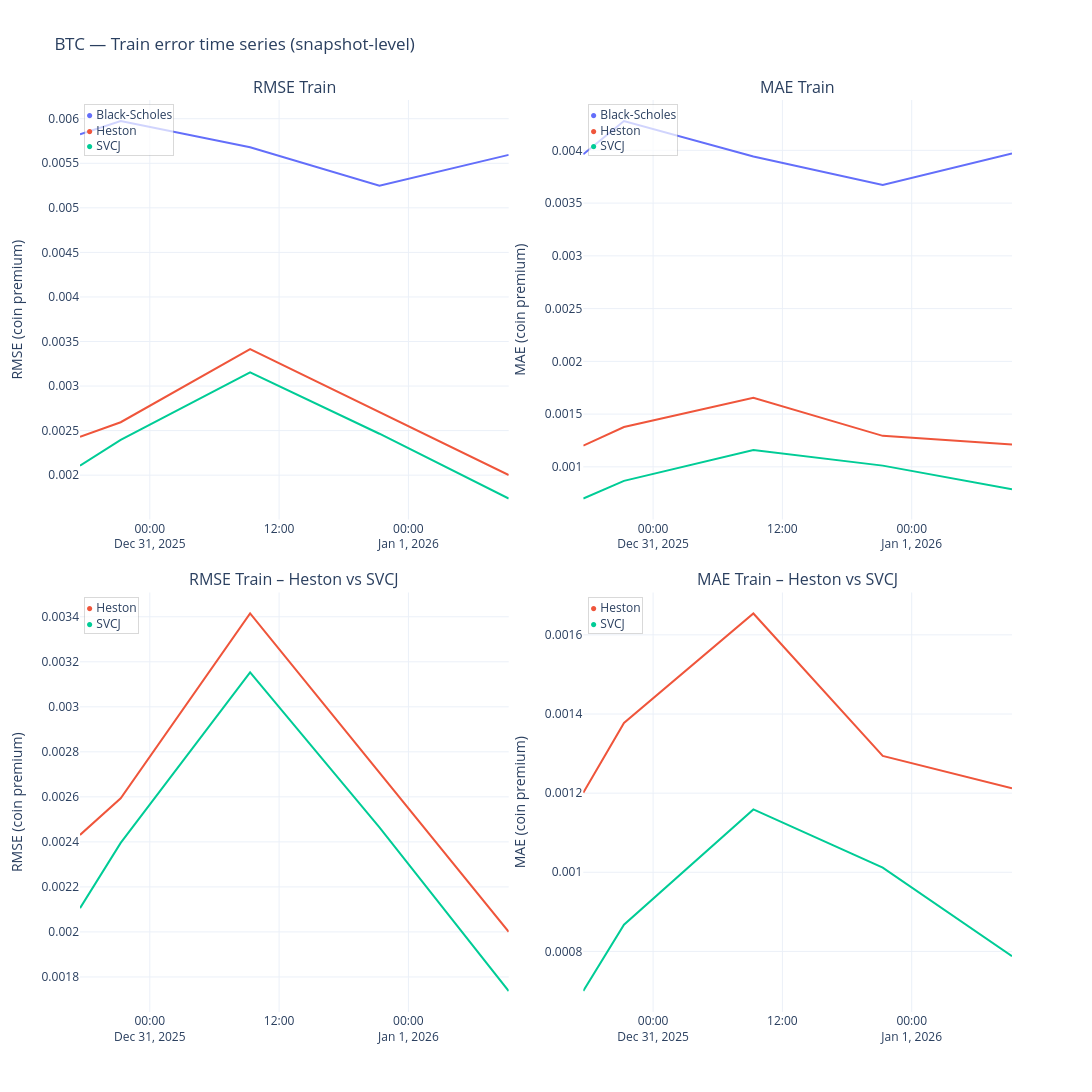
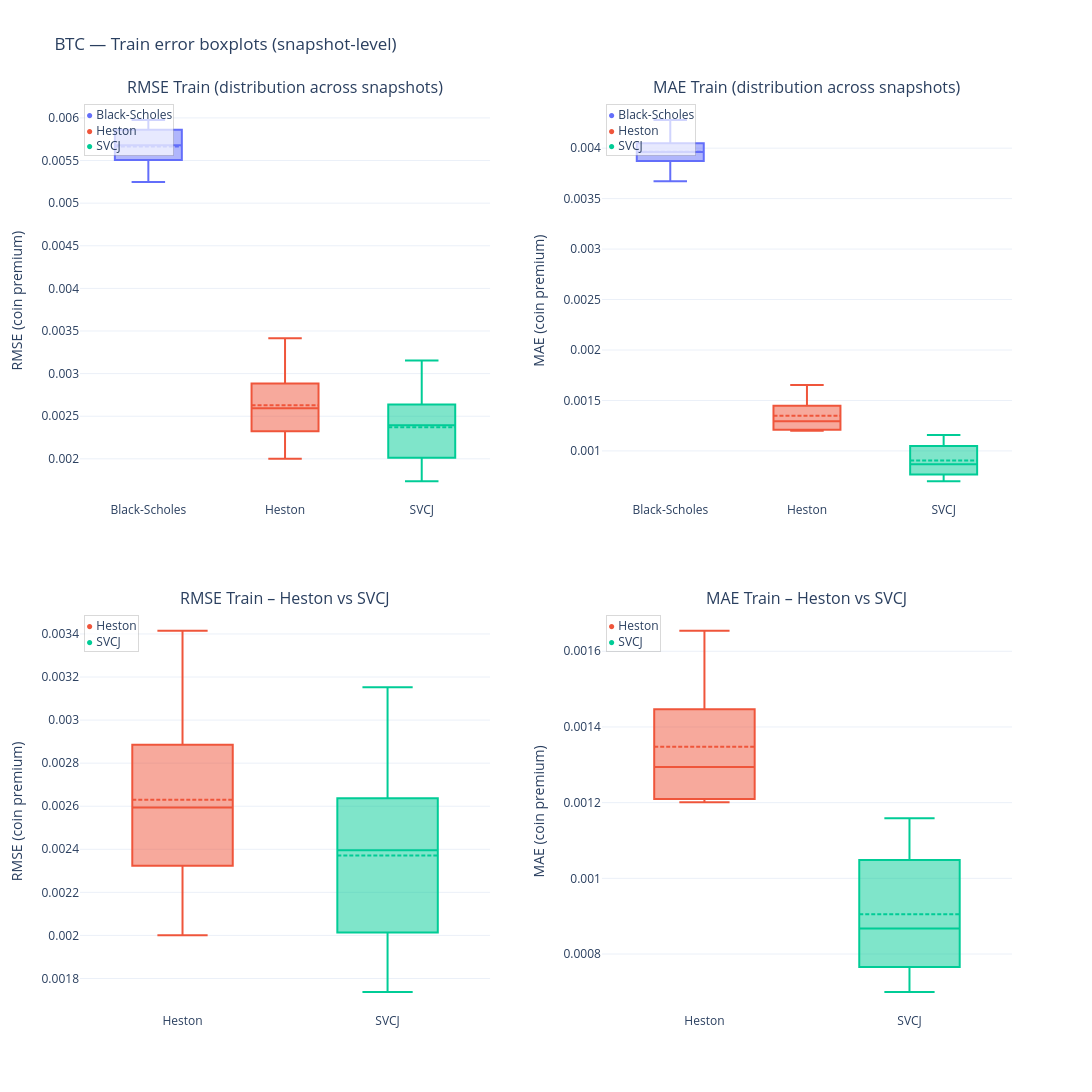
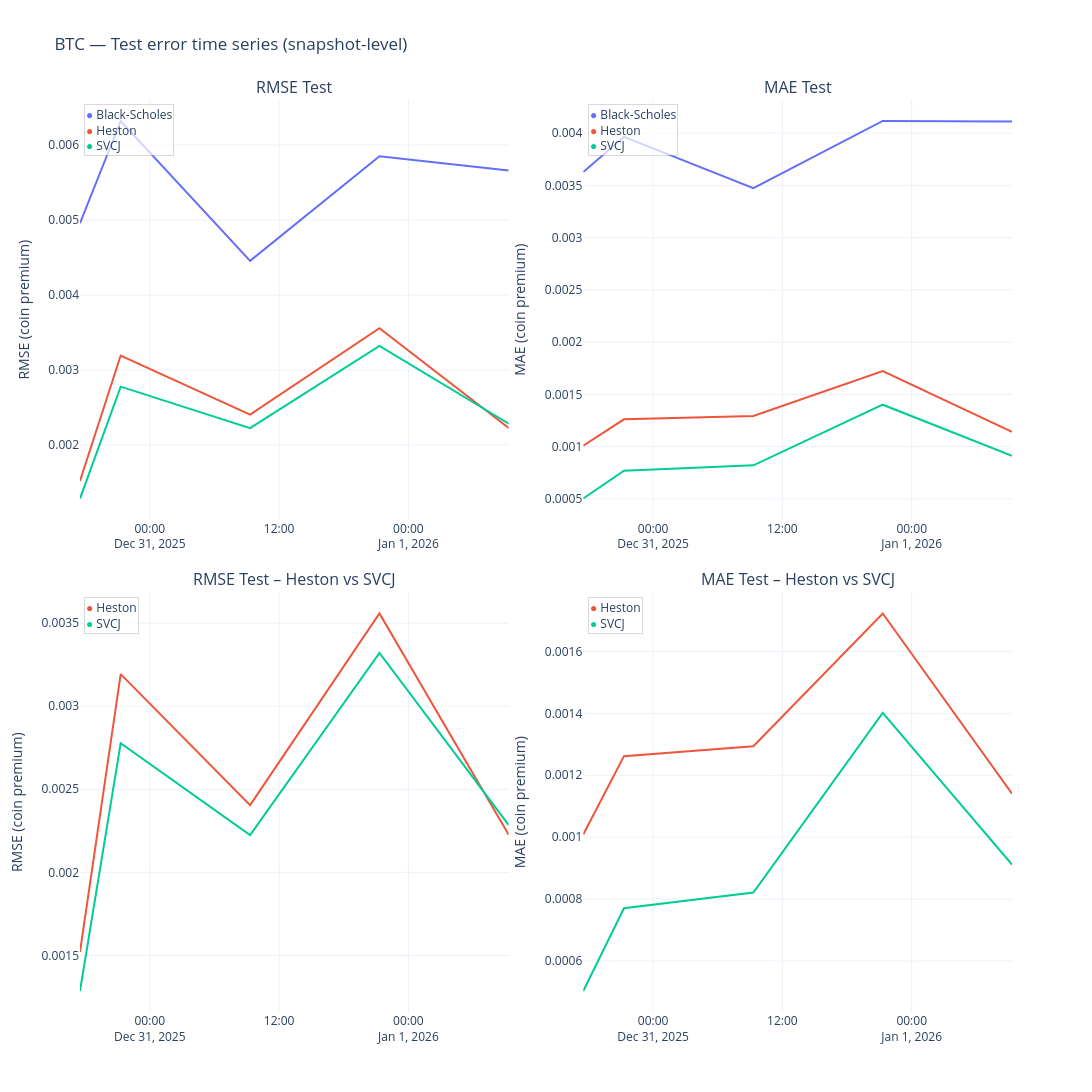
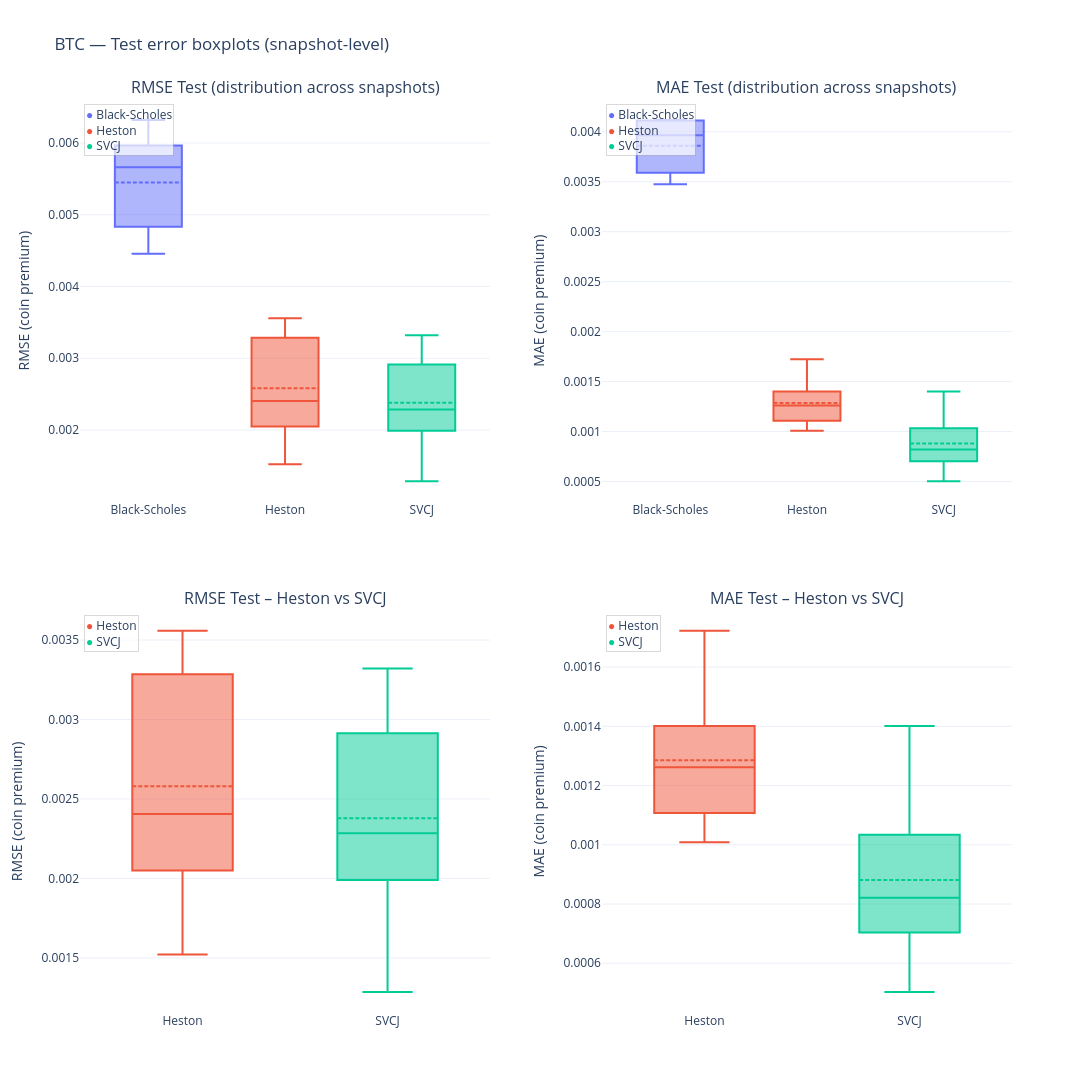

Write notebook code for charts like these, in order.
### Markdown cell above
## 10) A single “report runner” per currency

To keep the notebook readable, we wrap the repeated steps into one function that:
- prints key counts,
- displays error time series + boxplots (train & test),
- outputs error summary tables (train & test),
- outputs spread-relative diagnostics (train & test),
- outputs bucket plots (test),
- outputs convergence diagnostics (already global),
- outputs parameter stability and near-bound tables.

### Code cell
def run_currency_report(currency: str, n_boot: int = 3000):
    print("="*90)
    print(f"REPORT — {currency}")
    print("="*90)

    # basic coverage
    sub = results_long[results_long["currency"]==currency]
    snap_count = sub["timestamp"].nunique()
    print("Snapshots:", snap_count)
    print("Success rates:")
    display(sub.groupby("model")["success"].mean().to_frame("success_rate"))

    # ---------------- errors (train/test) ----------------
    for split in ["train","test"]:
        fig_ts = plot_error_timeseries(results_long, currency, split=split)
        fig_ts.show()

        fig_box = plot_error_boxplots(results_long, currency, split=split)
        fig_box.show()

        tbl = error_summary_table(results_long, currency, split=split, n_boot=n_boot)
        print(f"Summary table — {currency} / {split}")
        display(tbl)

    # ---------------- spread-relative diagnostics (train/test) ----------------
    for split in ["train","test"]:
        fig_sp = spread_metric_timeseries(opt_metrics, currency, split=split)
        fig_sp.show()

        tbl_sp = spread_metric_summary_table(opt_metrics, currency, split=split, n_boot=n_boot)
        print(f"Spread-relative summary — {currency} / {split}")
        display(tbl_sp)

    # ---------------- bucket analyses (test) ----------------
    print("Bucket tables (test) — moneyness & maturity")
    display(bucket_summary_table(bucket_all, currency, "moneyness", n_boot=max(1000, n_boot//2)))
    display(bucket_summary_table(bucket_all, currency, "maturity",  n_boot=max(1000, n_boot//2)))

    plot_bucket_bars(bucket_all, currency, "moneyness").show()
    plot_bucket_bars(bucket_all, currency, "maturity").show()

    # ---------------- parameter stability ----------------
    print("Parameter stability — Heston")
    hes_params = ["kappa","theta","sigma_v","rho","v0","feller_ratio"]
    plot_param_timeseries(results_long, currency, "Heston", hes_params, f"{currency} — Heston parameter time series").show()
    plot_param_boxplots(results_long, currency, "Heston", hes_params, f"{currency} — Heston parameter distributions").show()
    display(near_bound_rates(results_long[results_long["currency"]==currency], "Heston"))

    print("Parameter stability — SVCJ")
    svcj_params = ["kappa","theta","sigma_v","rho","v0","lam","ell_y","sigma_y","ell_v","rho_j","feller_ratio"]
    plot_param_timeseries(results_long, currency, "SVCJ", svcj_params, f"{currency} — SVCJ parameter time series").show()
    plot_param_boxplots(results_long, currency, "SVCJ", svcj_params, f"{currency} — SVCJ parameter distributions").show()
    display(near_bound_rates(results_long[results_long["currency"]==currency], "SVCJ"))

# ---- run reports (toggle) ----
RUN_REPORTS = True
N_BOOT = 3000  # increase for thesis-grade CIs; lower (e.g. 1000) for faster iteration

if RUN_REPORTS:
    run_currency_report("BTC", n_boot=N_BOOT)
    run_currency_report("ETH", n_boot=N_BOOT)
else:
    print("RUN_REPORTS=False. Set RUN_REPORTS=True to generate the full BTC/ETH report outputs.")

### Figure 1 — Plotly figure (JSON) as saved in the notebook; plotly's stock layout.template omitted (floating-point values rounded to 4 significant figures)
{"data": [{"line": {"color": "#636EFA", "width": 2}, "mode": "lines", "name": "Black-Scholes", "showlegend": false, "type": "scatter", "x": ["2025-12-30T17:31:15", "2025-12-30T21:17:51", "2025-12-31T09:18:28", "2025-12-31T21:18:43", "2026-01-01T09:18:35"], "xaxis": "x", "y": [0.005825, 0.005975, 0.005681, 0.005247, 0.005595], "yaxis": "y"}, {"line": {"color": "#636EFA", "width": 2}, "mode": "lines", "name": "Black-Scholes", "showlegend": false, "type": "scatter", "x": ["2025-12-30T17:31:15", "2025-12-30T21:17:51", "2025-12-31T09:18:28", "2025-12-31T21:18:43", "2026-01-01T09:18:35"], "xaxis": "x2", "y": [0.003963, 0.004278, 0.003941, 0.003673, 0.003971], "yaxis": "y2"}, {"line": {"color": "#EF553B", "width": 2}, "mode": "lines", "name": "Heston", "showlegend": false, "type": "scatter", "x": ["2025-12-30T17:31:15", "2025-12-30T21:17:51", "2025-12-31T09:18:28", "2025-12-31T21:18:43", "2026-01-01T09:18:35"], "xaxis": "x", "y": [0.002431, 0.002594, 0.003415, 0.002709, 0.002001], "yaxis": "y"}, {"line": {"color": "#EF553B", "width": 2}, "mode": "lines", "name": "Heston", "showlegend": false, "type": "scatter", "x": ["2025-12-30T17:31:15", "2025-12-30T21:17:51", "2025-12-31T09:18:28", "2025-12-31T21:18:43", "2026-01-01T09:18:35"], "xaxis": "x2", "y": [0.001201, 0.001377, 0.001654, 0.001294, 0.001212], "yaxis": "y2"}, {"line": {"color": "#00CC96", "width": 2}, "mode": "lines", "name": "SVCJ", "showlegend": false, "type": "scatter", "x": ["2025-12-30T17:31:15", "2025-12-30T21:17:51", "2025-12-31T09:18:28", "2025-12-31T21:18:43", "2026-01-01T09:18:35"], "xaxis": "x", "y": [0.002106, 0.002395, 0.003153, 0.002465, 0.001737], "yaxis": "y"}, {"line": {"color": "#00CC96", "width": 2}, "mode": "lines", "name": "SVCJ", "showlegend": false, "type": "scatter", "x": ["2025-12-30T17:31:15", "2025-12-30T21:17:51", "2025-12-31T09:18:28", "2025-12-31T21:18:43", "2026-01-01T09:18:35"], "xaxis": "x2", "y": [0.0006998, 0.0008676, 0.001159, 0.001012, 0.000788], "yaxis": "y2"}, {"line": {"color": "#EF553B", "width": 2}, "mode": "lines", "name": "Heston", "showlegend": false, "type": "scatter", "x": ["2025-12-30T17:31:15", "2025-12-30T21:17:51", "2025-12-31T09:18:28", "2025-12-31T21:18:43", "2026-01-01T09:18:35"], "xaxis": "x3", "y": [0.002431, 0.002594, 0.003415, 0.002709, 0.002001], "yaxis": "y3"}, {"line": {"color": "#EF553B", "width": 2}, "mode": "lines", "name": "Heston", "showlegend": false, "type": "scatter", "x": ["2025-12-30T17:31:15", "2025-12-30T21:17:51", "2025-12-31T09:18:28", "2025-12-31T21:18:43", "2026-01-01T09:18:35"], "xaxis": "x4", "y": [0.001201, 0.001377, 0.001654, 0.001294, 0.001212], "yaxis": "y4"}, {"line": {"color": "#00CC96", "width": 2}, "mode": "lines", "name": "SVCJ", "showlegend": false, "type": "scatter", "x": ["2025-12-30T17:31:15", "2025-12-30T21:17:51", "2025-12-31T09:18:28", "2025-12-31T21:18:43", "2026-01-01T09:18:35"], "xaxis": "x3", "y": [0.002106, 0.002395, 0.003153, 0.002465, 0.001737], "yaxis": "y3"}, {"line": {"color": "#00CC96", "width": 2}, "mode": "lines", "name": "SVCJ", "showlegend": false, "type": "scatter", "x": ["2025-12-30T17:31:15", "2025-12-30T21:17:51", "2025-12-31T09:18:28", "2025-12-31T21:18:43", "2026-01-01T09:18:35"], "xaxis": "x4", "y": [0.0006998, 0.0008676, 0.001159, 0.001012, 0.000788], "yaxis": "y4"}], "layout": {"annotations": [{"font": {"size": 16}, "showarrow": false, "text": "RMSE Train", "x": 0.23, "xanchor": "center", "xref": "paper", "y": 1, "yanchor": "bottom", "yref": "paper"}, {"font": {"size": 16}, "showarrow": false, "text": "MAE Train", "x": 0.77, "xanchor": "center", "xref": "paper", "y": 1, "yanchor": "bottom", "yref": "paper"}, {"font": {"size": 16}, "showarrow": false, "text": "RMSE Train – Heston vs SVCJ", "x": 0.23, "xanchor": "center", "xref": "paper", "y": 0.46, "yanchor": "bottom", "yref": "paper"}, {"font": {"size": 16}, "showarrow": false, "text": "MAE Train – Heston vs SVCJ", "x": 0.77, "xanchor": "center", "xref": "paper", "y": 0.46, "yanchor": "bottom", "yref": "paper"}, {"align": "left", "bgcolor": "rgba(255,255,255,0.70)", "bordercolor": "rgba(0,0,0,0.15)", "borderwidth": 1, "font": {"size": 12}, "showarrow": false, "text": "<span style='color:#636EFA'>●</span> Black-Scholes<br><span style='color:#EF553B'>●</span> Heston<br><span style='color:#00CC96'>●</span> SVCJ", "x": 0.01, "xref": "x domain", "y": 0.99, "yref": "y domain"}, {"align": "left", "bgcolor": "rgba(255,255,255,0.70)", "bordercolor": "rgba(0,0,0,0.15)", "borderwidth": 1, "font": {"size": 12}, "showarrow": false, "text": "<span style='color:#636EFA'>●</span> Black-Scholes<br><span style='color:#EF553B'>●</span> Heston<br><span style='color:#00CC96'>●</span> SVCJ", "x": 0.01, "xref": "x2 domain", "y": 0.99, "yref": "y2 domain"}, {"align": "left", "bgcolor": "rgba(255,255,255,0.70)", "bordercolor": "rgba(0,0,0,0.15)", "borderwidth": 1, "font": {"size": 12}, "showarrow": false, "text": "<span style='color:#EF553B'>●</span> Heston<br><span style='color:#00CC96'>●</span> SVCJ", "x": 0.01, "xref": "x3 domain", "y": 0.99, "yref": "y3 domain"}, {"align": "left", "bgcolor": "rgba(255,255,255,0.70)", "bordercolor": "rgba(0,0,0,0.15)", "borderwidth": 1, "font": {"size": 12}, "showarrow": false, "text": "<span style='color:#EF553B'>●</span> Heston<br><span style='color:#00CC96'>●</span> SVCJ", "x": 0.01, "xref": "x4 domain", "y": 0.99, "yref": "y4 domain"}], "height": 1100, "showlegend": false, "title": {"text": "BTC — Train error time series (snapshot-level)"}, "width": 1200, "xaxis": {"anchor": "y", "domain": [0, 0.46]}, "xaxis2": {"anchor": "y2", "domain": [0.54, 1]}, "xaxis3": {"anchor": "y3", "domain": [0, 0.46]}, "xaxis4": {"anchor": "y4", "domain": [0.54, 1]}, "yaxis": {"anchor": "x", "domain": [0.54, 1], "title": {"text": "RMSE (coin premium)"}}, "yaxis2": {"anchor": "x2", "domain": [0.54, 1], "title": {"text": "MAE (coin premium)"}}, "yaxis3": {"anchor": "x3", "domain": [0, 0.46], "title": {"text": "RMSE (coin premium)"}}, "yaxis4": {"anchor": "x4", "domain": [0, 0.46], "title": {"text": "MAE (coin premium)"}}}}

### Figure 2 — Plotly figure (JSON) as saved in the notebook; plotly's stock layout.template omitted (floating-point values rounded to 4 significant figures)
{"data": [{"boxmean": true, "boxpoints": "outliers", "jitter": 0.15, "marker": {"color": "#636EFA"}, "name": "Black-Scholes", "pointpos": 0, "showlegend": false, "type": "box", "xaxis": "x", "y": [0.005825, 0.005975, 0.005681, 0.005247, 0.005595], "yaxis": "y"}, {"boxmean": true, "boxpoints": "outliers", "jitter": 0.15, "marker": {"color": "#636EFA"}, "name": "Black-Scholes", "pointpos": 0, "showlegend": false, "type": "box", "xaxis": "x2", "y": [0.003963, 0.004278, 0.003941, 0.003673, 0.003971], "yaxis": "y2"}, {"boxmean": true, "boxpoints": "outliers", "jitter": 0.15, "marker": {"color": "#EF553B"}, "name": "Heston", "pointpos": 0, "showlegend": false, "type": "box", "xaxis": "x", "y": [0.002431, 0.002594, 0.003415, 0.002709, 0.002001], "yaxis": "y"}, {"boxmean": true, "boxpoints": "outliers", "jitter": 0.15, "marker": {"color": "#EF553B"}, "name": "Heston", "pointpos": 0, "showlegend": false, "type": "box", "xaxis": "x2", "y": [0.001201, 0.001377, 0.001654, 0.001294, 0.001212], "yaxis": "y2"}, {"boxmean": true, "boxpoints": "outliers", "jitter": 0.15, "marker": {"color": "#00CC96"}, "name": "SVCJ", "pointpos": 0, "showlegend": false, "type": "box", "xaxis": "x", "y": [0.002106, 0.002395, 0.003153, 0.002465, 0.001737], "yaxis": "y"}, {"boxmean": true, "boxpoints": "outliers", "jitter": 0.15, "marker": {"color": "#00CC96"}, "name": "SVCJ", "pointpos": 0, "showlegend": false, "type": "box", "xaxis": "x2", "y": [0.0006998, 0.0008676, 0.001159, 0.001012, 0.000788], "yaxis": "y2"}, {"boxmean": true, "boxpoints": "outliers", "jitter": 0.15, "marker": {"color": "#EF553B"}, "name": "Heston", "pointpos": 0, "showlegend": false, "type": "box", "xaxis": "x3", "y": [0.002431, 0.002594, 0.003415, 0.002709, 0.002001], "yaxis": "y3"}, {"boxmean": true, "boxpoints": "outliers", "jitter": 0.15, "marker": {"color": "#EF553B"}, "name": "Heston", "pointpos": 0, "showlegend": false, "type": "box", "xaxis": "x4", "y": [0.001201, 0.001377, 0.001654, 0.001294, 0.001212], "yaxis": "y4"}, {"boxmean": true, "boxpoints": "outliers", "jitter": 0.15, "marker": {"color": "#00CC96"}, "name": "SVCJ", "pointpos": 0, "showlegend": false, "type": "box", "xaxis": "x3", "y": [0.002106, 0.002395, 0.003153, 0.002465, 0.001737], "yaxis": "y3"}, {"boxmean": true, "boxpoints": "outliers", "jitter": 0.15, "marker": {"color": "#00CC96"}, "name": "SVCJ", "pointpos": 0, "showlegend": false, "type": "box", "xaxis": "x4", "y": [0.0006998, 0.0008676, 0.001159, 0.001012, 0.000788], "yaxis": "y4"}], "layout": {"annotations": [{"font": {"size": 16}, "showarrow": false, "text": "RMSE Train (distribution across snapshots)", "x": 0.22, "xanchor": "center", "xref": "paper", "y": 1, "yanchor": "bottom", "yref": "paper"}, {"font": {"size": 16}, "showarrow": false, "text": "MAE Train (distribution across snapshots)", "x": 0.78, "xanchor": "center", "xref": "paper", "y": 1, "yanchor": "bottom", "yref": "paper"}, {"font": {"size": 16}, "showarrow": false, "text": "RMSE Train – Heston vs SVCJ", "x": 0.22, "xanchor": "center", "xref": "paper", "y": 0.44, "yanchor": "bottom", "yref": "paper"}, {"font": {"size": 16}, "showarrow": false, "text": "MAE Train – Heston vs SVCJ", "x": 0.78, "xanchor": "center", "xref": "paper", "y": 0.44, "yanchor": "bottom", "yref": "paper"}, {"align": "left", "bgcolor": "rgba(255,255,255,0.70)", "bordercolor": "rgba(0,0,0,0.15)", "borderwidth": 1, "font": {"size": 12}, "showarrow": false, "text": "<span style='color:#636EFA'>●</span> Black-Scholes<br><span style='color:#EF553B'>●</span> Heston<br><span style='color:#00CC96'>●</span> SVCJ", "x": 0.01, "xref": "x domain", "y": 0.99, "yref": "y domain"}, {"align": "left", "bgcolor": "rgba(255,255,255,0.70)", "bordercolor": "rgba(0,0,0,0.15)", "borderwidth": 1, "font": {"size": 12}, "showarrow": false, "text": "<span style='color:#636EFA'>●</span> Black-Scholes<br><span style='color:#EF553B'>●</span> Heston<br><span style='color:#00CC96'>●</span> SVCJ", "x": 0.01, "xref": "x2 domain", "y": 0.99, "yref": "y2 domain"}, {"align": "left", "bgcolor": "rgba(255,255,255,0.70)", "bordercolor": "rgba(0,0,0,0.15)", "borderwidth": 1, "font": {"size": 12}, "showarrow": false, "text": "<span style='color:#EF553B'>●</span> Heston<br><span style='color:#00CC96'>●</span> SVCJ", "x": 0.01, "xref": "x3 domain", "y": 0.99, "yref": "y3 domain"}, {"align": "left", "bgcolor": "rgba(255,255,255,0.70)", "bordercolor": "rgba(0,0,0,0.15)", "borderwidth": 1, "font": {"size": 12}, "showarrow": false, "text": "<span style='color:#EF553B'>●</span> Heston<br><span style='color:#00CC96'>●</span> SVCJ", "x": 0.01, "xref": "x4 domain", "y": 0.99, "yref": "y4 domain"}], "height": 1100, "showlegend": false, "title": {"text": "BTC — Train error boxplots (snapshot-level)"}, "width": 1200, "xaxis": {"anchor": "y", "domain": [0, 0.44]}, "xaxis2": {"anchor": "y2", "domain": [0.56, 1]}, "xaxis3": {"anchor": "y3", "domain": [0, 0.44]}, "xaxis4": {"anchor": "y4", "domain": [0.56, 1]}, "yaxis": {"anchor": "x", "domain": [0.56, 1], "title": {"text": "RMSE (coin premium)"}}, "yaxis2": {"anchor": "x2", "domain": [0.56, 1], "title": {"text": "MAE (coin premium)"}}, "yaxis3": {"anchor": "x3", "domain": [0, 0.44], "title": {"text": "RMSE (coin premium)"}}, "yaxis4": {"anchor": "x4", "domain": [0, 0.44], "title": {"text": "MAE (coin premium)"}}}}

### Figure 3 — Plotly figure (JSON) as saved in the notebook; plotly's stock layout.template omitted (floating-point values rounded to 4 significant figures)
{"data": [{"line": {"color": "#636EFA", "width": 2}, "mode": "lines", "name": "Black-Scholes", "showlegend": false, "type": "scatter", "x": ["2025-12-30T17:31:15", "2025-12-30T21:17:51", "2025-12-31T09:18:28", "2025-12-31T21:18:43", "2026-01-01T09:18:35"], "xaxis": "x", "y": [0.004958, 0.006321, 0.004456, 0.00585, 0.005661], "yaxis": "y"}, {"line": {"color": "#636EFA", "width": 2}, "mode": "lines", "name": "Black-Scholes", "showlegend": false, "type": "scatter", "x": ["2025-12-30T17:31:15", "2025-12-30T21:17:51", "2025-12-31T09:18:28", "2025-12-31T21:18:43", "2026-01-01T09:18:35"], "xaxis": "x2", "y": [0.003629, 0.003966, 0.003473, 0.004117, 0.004112], "yaxis": "y2"}, {"line": {"color": "#EF553B", "width": 2}, "mode": "lines", "name": "Heston", "showlegend": false, "type": "scatter", "x": ["2025-12-30T17:31:15", "2025-12-30T21:17:51", "2025-12-31T09:18:28", "2025-12-31T21:18:43", "2026-01-01T09:18:35"], "xaxis": "x", "y": [0.001521, 0.003193, 0.002405, 0.003558, 0.002226], "yaxis": "y"}, {"line": {"color": "#EF553B", "width": 2}, "mode": "lines", "name": "Heston", "showlegend": false, "type": "scatter", "x": ["2025-12-30T17:31:15", "2025-12-30T21:17:51", "2025-12-31T09:18:28", "2025-12-31T21:18:43", "2026-01-01T09:18:35"], "xaxis": "x2", "y": [0.001009, 0.001262, 0.001293, 0.001723, 0.00114], "yaxis": "y2"}, {"line": {"color": "#00CC96", "width": 2}, "mode": "lines", "name": "SVCJ", "showlegend": false, "type": "scatter", "x": ["2025-12-30T17:31:15", "2025-12-30T21:17:51", "2025-12-31T09:18:28", "2025-12-31T21:18:43", "2026-01-01T09:18:35"], "xaxis": "x", "y": [0.001286, 0.002778, 0.002224, 0.00332, 0.002285], "yaxis": "y"}, {"line": {"color": "#00CC96", "width": 2}, "mode": "lines", "name": "SVCJ", "showlegend": false, "type": "scatter", "x": ["2025-12-30T17:31:15", "2025-12-30T21:17:51", "2025-12-31T09:18:28", "2025-12-31T21:18:43", "2026-01-01T09:18:35"], "xaxis": "x2", "y": [0.0005031, 0.0007702, 0.0008212, 0.001401, 0.0009112], "yaxis": "y2"}, {"line": {"color": "#EF553B", "width": 2}, "mode": "lines", "name": "Heston", "showlegend": false, "type": "scatter", "x": ["2025-12-30T17:31:15", "2025-12-30T21:17:51", "2025-12-31T09:18:28", "2025-12-31T21:18:43", "2026-01-01T09:18:35"], "xaxis": "x3", "y": [0.001521, 0.003193, 0.002405, 0.003558, 0.002226], "yaxis": "y3"}, {"line": {"color": "#EF553B", "width": 2}, "mode": "lines", "name": "Heston", "showlegend": false, "type": "scatter", "x": ["2025-12-30T17:31:15", "2025-12-30T21:17:51", "2025-12-31T09:18:28", "2025-12-31T21:18:43", "2026-01-01T09:18:35"], "xaxis": "x4", "y": [0.001009, 0.001262, 0.001293, 0.001723, 0.00114], "yaxis": "y4"}, {"line": {"color": "#00CC96", "width": 2}, "mode": "lines", "name": "SVCJ", "showlegend": false, "type": "scatter", "x": ["2025-12-30T17:31:15", "2025-12-30T21:17:51", "2025-12-31T09:18:28", "2025-12-31T21:18:43", "2026-01-01T09:18:35"], "xaxis": "x3", "y": [0.001286, 0.002778, 0.002224, 0.00332, 0.002285], "yaxis": "y3"}, {"line": {"color": "#00CC96", "width": 2}, "mode": "lines", "name": "SVCJ", "showlegend": false, "type": "scatter", "x": ["2025-12-30T17:31:15", "2025-12-30T21:17:51", "2025-12-31T09:18:28", "2025-12-31T21:18:43", "2026-01-01T09:18:35"], "xaxis": "x4", "y": [0.0005031, 0.0007702, 0.0008212, 0.001401, 0.0009112], "yaxis": "y4"}], "layout": {"annotations": [{"font": {"size": 16}, "showarrow": false, "text": "RMSE Test", "x": 0.23, "xanchor": "center", "xref": "paper", "y": 1, "yanchor": "bottom", "yref": "paper"}, {"font": {"size": 16}, "showarrow": false, "text": "MAE Test", "x": 0.77, "xanchor": "center", "xref": "paper", "y": 1, "yanchor": "bottom", "yref": "paper"}, {"font": {"size": 16}, "showarrow": false, "text": "RMSE Test – Heston vs SVCJ", "x": 0.23, "xanchor": "center", "xref": "paper", "y": 0.46, "yanchor": "bottom", "yref": "paper"}, {"font": {"size": 16}, "showarrow": false, "text": "MAE Test – Heston vs SVCJ", "x": 0.77, "xanchor": "center", "xref": "paper", "y": 0.46, "yanchor": "bottom", "yref": "paper"}, {"align": "left", "bgcolor": "rgba(255,255,255,0.70)", "bordercolor": "rgba(0,0,0,0.15)", "borderwidth": 1, "font": {"size": 12}, "showarrow": false, "text": "<span style='color:#636EFA'>●</span> Black-Scholes<br><span style='color:#EF553B'>●</span> Heston<br><span style='color:#00CC96'>●</span> SVCJ", "x": 0.01, "xref": "x domain", "y": 0.99, "yref": "y domain"}, {"align": "left", "bgcolor": "rgba(255,255,255,0.70)", "bordercolor": "rgba(0,0,0,0.15)", "borderwidth": 1, "font": {"size": 12}, "showarrow": false, "text": "<span style='color:#636EFA'>●</span> Black-Scholes<br><span style='color:#EF553B'>●</span> Heston<br><span style='color:#00CC96'>●</span> SVCJ", "x": 0.01, "xref": "x2 domain", "y": 0.99, "yref": "y2 domain"}, {"align": "left", "bgcolor": "rgba(255,255,255,0.70)", "bordercolor": "rgba(0,0,0,0.15)", "borderwidth": 1, "font": {"size": 12}, "showarrow": false, "text": "<span style='color:#EF553B'>●</span> Heston<br><span style='color:#00CC96'>●</span> SVCJ", "x": 0.01, "xref": "x3 domain", "y": 0.99, "yref": "y3 domain"}, {"align": "left", "bgcolor": "rgba(255,255,255,0.70)", "bordercolor": "rgba(0,0,0,0.15)", "borderwidth": 1, "font": {"size": 12}, "showarrow": false, "text": "<span style='color:#EF553B'>●</span> Heston<br><span style='color:#00CC96'>●</span> SVCJ", "x": 0.01, "xref": "x4 domain", "y": 0.99, "yref": "y4 domain"}], "height": 1100, "showlegend": false, "title": {"text": "BTC — Test error time series (snapshot-level)"}, "width": 1200, "xaxis": {"anchor": "y", "domain": [0, 0.46]}, "xaxis2": {"anchor": "y2", "domain": [0.54, 1]}, "xaxis3": {"anchor": "y3", "domain": [0, 0.46]}, "xaxis4": {"anchor": "y4", "domain": [0.54, 1]}, "yaxis": {"anchor": "x", "domain": [0.54, 1], "title": {"text": "RMSE (coin premium)"}}, "yaxis2": {"anchor": "x2", "domain": [0.54, 1], "title": {"text": "MAE (coin premium)"}}, "yaxis3": {"anchor": "x3", "domain": [0, 0.46], "title": {"text": "RMSE (coin premium)"}}, "yaxis4": {"anchor": "x4", "domain": [0, 0.46], "title": {"text": "MAE (coin premium)"}}}}

### Figure 4 — Plotly figure (JSON) as saved in the notebook; plotly's stock layout.template omitted (floating-point values rounded to 4 significant figures)
{"data": [{"boxmean": true, "boxpoints": "outliers", "jitter": 0.15, "marker": {"color": "#636EFA"}, "name": "Black-Scholes", "pointpos": 0, "showlegend": false, "type": "box", "xaxis": "x", "y": [0.004958, 0.006321, 0.004456, 0.00585, 0.005661], "yaxis": "y"}, {"boxmean": true, "boxpoints": "outliers", "jitter": 0.15, "marker": {"color": "#636EFA"}, "name": "Black-Scholes", "pointpos": 0, "showlegend": false, "type": "box", "xaxis": "x2", "y": [0.003629, 0.003966, 0.003473, 0.004117, 0.004112], "yaxis": "y2"}, {"boxmean": true, "boxpoints": "outliers", "jitter": 0.15, "marker": {"color": "#EF553B"}, "name": "Heston", "pointpos": 0, "showlegend": false, "type": "box", "xaxis": "x", "y": [0.001521, 0.003193, 0.002405, 0.003558, 0.002226], "yaxis": "y"}, {"boxmean": true, "boxpoints": "outliers", "jitter": 0.15, "marker": {"color": "#EF553B"}, "name": "Heston", "pointpos": 0, "showlegend": false, "type": "box", "xaxis": "x2", "y": [0.001009, 0.001262, 0.001293, 0.001723, 0.00114], "yaxis": "y2"}, {"boxmean": true, "boxpoints": "outliers", "jitter": 0.15, "marker": {"color": "#00CC96"}, "name": "SVCJ", "pointpos": 0, "showlegend": false, "type": "box", "xaxis": "x", "y": [0.001286, 0.002778, 0.002224, 0.00332, 0.002285], "yaxis": "y"}, {"boxmean": true, "boxpoints": "outliers", "jitter": 0.15, "marker": {"color": "#00CC96"}, "name": "SVCJ", "pointpos": 0, "showlegend": false, "type": "box", "xaxis": "x2", "y": [0.0005031, 0.0007702, 0.0008212, 0.001401, 0.0009112], "yaxis": "y2"}, {"boxmean": true, "boxpoints": "outliers", "jitter": 0.15, "marker": {"color": "#EF553B"}, "name": "Heston", "pointpos": 0, "showlegend": false, "type": "box", "xaxis": "x3", "y": [0.001521, 0.003193, 0.002405, 0.003558, 0.002226], "yaxis": "y3"}, {"boxmean": true, "boxpoints": "outliers", "jitter": 0.15, "marker": {"color": "#EF553B"}, "name": "Heston", "pointpos": 0, "showlegend": false, "type": "box", "xaxis": "x4", "y": [0.001009, 0.001262, 0.001293, 0.001723, 0.00114], "yaxis": "y4"}, {"boxmean": true, "boxpoints": "outliers", "jitter": 0.15, "marker": {"color": "#00CC96"}, "name": "SVCJ", "pointpos": 0, "showlegend": false, "type": "box", "xaxis": "x3", "y": [0.001286, 0.002778, 0.002224, 0.00332, 0.002285], "yaxis": "y3"}, {"boxmean": true, "boxpoints": "outliers", "jitter": 0.15, "marker": {"color": "#00CC96"}, "name": "SVCJ", "pointpos": 0, "showlegend": false, "type": "box", "xaxis": "x4", "y": [0.0005031, 0.0007702, 0.0008212, 0.001401, 0.0009112], "yaxis": "y4"}], "layout": {"annotations": [{"font": {"size": 16}, "showarrow": false, "text": "RMSE Test (distribution across snapshots)", "x": 0.22, "xanchor": "center", "xref": "paper", "y": 1, "yanchor": "bottom", "yref": "paper"}, {"font": {"size": 16}, "showarrow": false, "text": "MAE Test (distribution across snapshots)", "x": 0.78, "xanchor": "center", "xref": "paper", "y": 1, "yanchor": "bottom", "yref": "paper"}, {"font": {"size": 16}, "showarrow": false, "text": "RMSE Test – Heston vs SVCJ", "x": 0.22, "xanchor": "center", "xref": "paper", "y": 0.44, "yanchor": "bottom", "yref": "paper"}, {"font": {"size": 16}, "showarrow": false, "text": "MAE Test – Heston vs SVCJ", "x": 0.78, "xanchor": "center", "xref": "paper", "y": 0.44, "yanchor": "bottom", "yref": "paper"}, {"align": "left", "bgcolor": "rgba(255,255,255,0.70)", "bordercolor": "rgba(0,0,0,0.15)", "borderwidth": 1, "font": {"size": 12}, "showarrow": false, "text": "<span style='color:#636EFA'>●</span> Black-Scholes<br><span style='color:#EF553B'>●</span> Heston<br><span style='color:#00CC96'>●</span> SVCJ", "x": 0.01, "xref": "x domain", "y": 0.99, "yref": "y domain"}, {"align": "left", "bgcolor": "rgba(255,255,255,0.70)", "bordercolor": "rgba(0,0,0,0.15)", "borderwidth": 1, "font": {"size": 12}, "showarrow": false, "text": "<span style='color:#636EFA'>●</span> Black-Scholes<br><span style='color:#EF553B'>●</span> Heston<br><span style='color:#00CC96'>●</span> SVCJ", "x": 0.01, "xref": "x2 domain", "y": 0.99, "yref": "y2 domain"}, {"align": "left", "bgcolor": "rgba(255,255,255,0.70)", "bordercolor": "rgba(0,0,0,0.15)", "borderwidth": 1, "font": {"size": 12}, "showarrow": false, "text": "<span style='color:#EF553B'>●</span> Heston<br><span style='color:#00CC96'>●</span> SVCJ", "x": 0.01, "xref": "x3 domain", "y": 0.99, "yref": "y3 domain"}, {"align": "left", "bgcolor": "rgba(255,255,255,0.70)", "bordercolor": "rgba(0,0,0,0.15)", "borderwidth": 1, "font": {"size": 12}, "showarrow": false, "text": "<span style='color:#EF553B'>●</span> Heston<br><span style='color:#00CC96'>●</span> SVCJ", "x": 0.01, "xref": "x4 domain", "y": 0.99, "yref": "y4 domain"}], "height": 1100, "showlegend": false, "title": {"text": "BTC — Test error boxplots (snapshot-level)"}, "width": 1200, "xaxis": {"anchor": "y", "domain": [0, 0.44]}, "xaxis2": {"anchor": "y2", "domain": [0.56, 1]}, "xaxis3": {"anchor": "y3", "domain": [0, 0.44]}, "xaxis4": {"anchor": "y4", "domain": [0.56, 1]}, "yaxis": {"anchor": "x", "domain": [0.56, 1], "title": {"text": "RMSE (coin premium)"}}, "yaxis2": {"anchor": "x2", "domain": [0.56, 1], "title": {"text": "MAE (coin premium)"}}, "yaxis3": {"anchor": "x3", "domain": [0, 0.44], "title": {"text": "RMSE (coin premium)"}}, "yaxis4": {"anchor": "x4", "domain": [0, 0.44], "title": {"text": "MAE (coin premium)"}}}}
